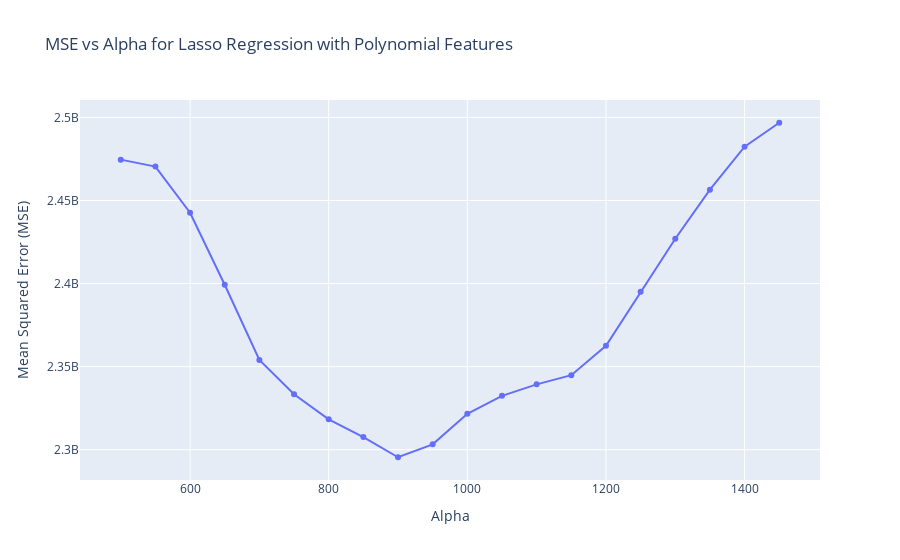

This figure's notebook cell:
### Code cell
# visualiser validerings-MSE avhengig av alpha
fig = px.line(df2, x='Alpha', y='MSE', title='MSE vs Alpha for Lasso Regression with Polynomial Features', markers=True)
fig.update_layout(xaxis_title='Alpha', yaxis_title='Mean Squared Error (MSE)')
fig.show()

### Figure 1 — Plotly figure (JSON) as saved in the notebook; plotly's stock layout.template omitted (floating-point values rounded to 4 significant figures)
{"data": [{"hovertemplate": "Alpha=%{x}<br>MSE=%{y}<extra></extra>", "legendgroup": "", "line": {"color": "#636efa", "dash": "solid"}, "marker": {"symbol": "circle"}, "mode": "lines+markers", "name": "", "orientation": "v", "showlegend": false, "type": "scatter", "x": [500, 550, 600, 650, 700, 750, 800, 850, 900, 950, 1000, 1050, 1100, 1150, 1200, 1250, 1300, 1350, 1400, 1450], "xaxis": "x", "y": [2475000000.0, 2470000000.0, 2443000000.0, 2399000000.0, 2354000000.0, 2333000000.0, 2318000000.0, 2308000000.0, 2295000000.0, 2303000000.0, 2322000000.0, 2332000000.0, 2339000000.0, 2345000000.0, 2362000000.0, 2395000000.0, 2427000000.0, 2456000000.0, 2482000000.0, 2497000000.0], "yaxis": "y"}], "layout": {"autosize": true, "legend": {"tracegroupgap": 0}, "title": {"text": "MSE vs Alpha for Lasso Regression with Polynomial Features"}, "xaxis": {"anchor": "y", "autorange": true, "domain": [0, 1], "range": [442.5, 1507.0], "title": {"text": "Alpha"}, "type": "linear"}, "yaxis": {"anchor": "x", "autorange": true, "domain": [0, 1], "range": [2279000000.0, 2513000000.0], "title": {"text": "Mean Squared Error (MSE)"}, "type": "linear"}}}
